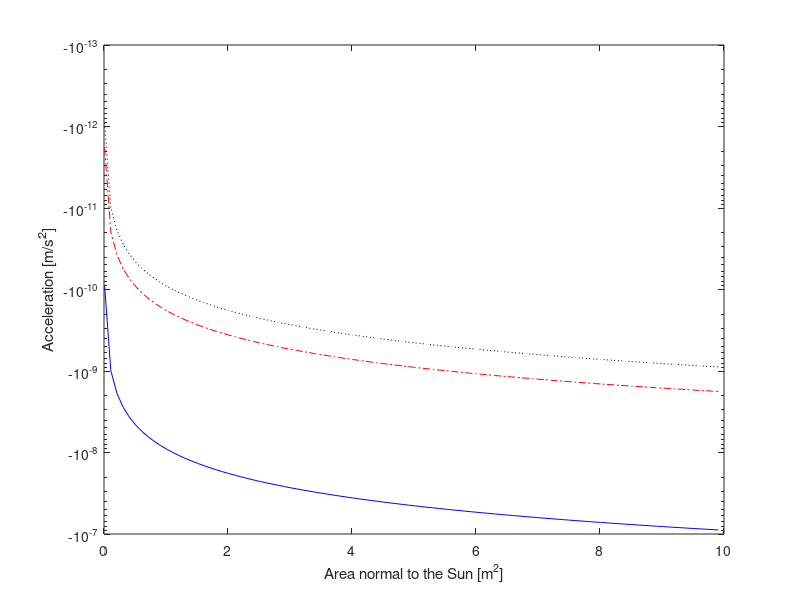

The MATLAB script that drew this image: (Note: this script raises an error after producing the figure.)
clear all;
clc;
close all;


%%


%J2
J2 = 0.00108263;

%Solar radiation pressure

Areaarray = 0.01:0.1:10;
Area1 = 0.01;
Area2 = 2;
Area3 = 10;
Massarray = 5:1:500;
Mass1 = 5;
Mass2 = 250;
Mass3 = 500;


accelVarArea1 = -4.5e-8*Areaarray./Mass1;
accelVarArea2 = -4.5e-8*Areaarray./Mass2;
accelVarArea3 = -4.5e-8*Areaarray./Mass3;

accelVarMass1 = -4.5e-8*Area1./Massarray;
accelVarMass2 = -4.5e-8*Area2./Massarray;
accelVarMass3 = -4.5e-8*Area3./Massarray;

ratio = 1e-10:1e-6:5;
accelVarRatio = -4.5e-8.*ratio;

figure1 = figure('Color',[1 1 1]); %varArea


% Create axes
axes('Parent',figure1);
box('on');
%hold on;

semilogy(Areaarray,accelVarArea1,'b-',Areaarray,accelVarArea2,'r-.',Areaarray,accelVarArea3,'k:');
xlabel({'Area normal to the Sun [m^2]'});
ylabel({'Acceleration [m/s^2]'});
h = legend('5 kg','250 kg', '500 kg',3);
set(h,'Interpreter','none','Location','SouthEast')
hold off;

print -dpng 'C:\Users\Alex\Desktop\Laser Swarm\laser-swarm\midTermReport\chapters\img\solPressureVarArea.png'

figure2 = figure('Color',[1 1 1]); %varMass
% Create axes
axes('Parent',figure2);
box('on');
%hold on;

semilogy(Massarray,accelVarMass1,'b-',Massarray,accelVarMass2,'r-.',Massarray,accelVarMass3,'k:');
xlabel({'Mass [kg]'});
ylabel({'Acceleration [m/s^2]'});
h = legend('0.01 m^2','2 m^2', '10 m^2',3);
set(h,'Interpreter','none','Location','SouthEast')
hold off;

print -dpng 'C:\Users\Alex\Desktop\Laser Swarm\laser-swarm\midTermReport\chapters\img\solPressureVarMass.png'

figure21 = figure('Color',[1 1 1]); %varMass
% Create axes
axes('Parent',figure21);
box('on');
%hold on;

loglog(ratio,accelVarRatio);
xlabel({'Area/Mass ratio [-]'});
ylabel({'Acceleration [m/s^2]'});
hold off;

print -dpng 'C:\Users\Alex\Desktop\Laser Swarm\laser-swarm\midTermReport\chapters\img\solPressureVarRatio.png'

%%

%%
alt = [200:50:1000];
densityMin = [1.78e-10 3.35e-11 8.19e-12 2.34e-12 7.32e-13 2.47e-13 8.98e-14 3.63e-14 1.68e-14 9.14e-15 5.74e-15 3.99e-15 2.96e-15 2.28e-15 1.8e-15 1.44e-15 1.17e-15];
densityMean = [2.53000000000000e-10 6.24000000000000e-11 1.95000000000000e-11 6.98000000000000e-12 2.72000000000000e-12 1.13000000000000e-12 4.89000000000000e-13 2.21000000000000e-13 1.04000000000000e-13 5.15000000000000e-14 2.72000000000000e-14 1.55000000000000e-14 9.63000000000000e-15 6.47000000000000e-15 4.66000000000000e-15 3.54000000000000e-15 2.79000000000000e-15];
densityMax = [3.52e-10 1.06e-10 3.96e-11 1.66e-11 7.55e-12 3.61e-12 1.8e-12 9.25e-13 4.89e-13 2.64e-13 1.47e-13 8.37e-14 4.39e-14 3.0e-14 1.91e-14 1.27e-14 8.84e-15];

figure3 = figure('Color',[1 1 1]); %varMass

% Create axes

axes('Parent',figure3);
box('on');

%hold on;

semilogy(alt,densityMin,'r-.',alt,densityMax,'k:',alt,densityMean,'b-');
xlabel({'Altitude [km]'});
ylabel({'Air Density [kg/m^3]'});
hf = legend('Solar Minimum','Solar Maximum', 'Time Average',3);
set(hf,'Interpreter','none','Location','NorthEast')
hold off;

print -dpng 'C:\Users\Alex\Desktop\Laser Swarm\laser-swarm\midTermReport\chapters\img\densityAltitude.png'

%% Receiver

% Drag Calculations

Cd = 4;
Area = 0.01+0.2; %[m^2]
Mass = 10; %[kg]
CDAM = Cd*Area/Mass;

h = 300;

[revArray3,altitudeArray3]=orbitDecay(h,CDAM,1);
[revArray31,altitudeArray31]=orbitDecay(h,CDAM,2);
[revArray32,altitudeArray32]=orbitDecay(h,CDAM,3);

h = 400;

[revArray4,altitudeArray4]=orbitDecay(h,CDAM,1);
[revArray41,altitudeArray41]=orbitDecay(h,CDAM,2);
[revArray42,altitudeArray42]=orbitDecay(h,CDAM,3);

h = 500;

[revArray5,altitudeArray5]=orbitDecay(h,CDAM,1);
[revArray51,altitudeArray51]=orbitDecay(h,CDAM,2);
[revArray52,altitudeArray52]=orbitDecay(h,CDAM,3);

[altVmin,deltaVmin]= deltaV(CDAM,1);
[altVmean,deltaVmean]= deltaV(CDAM,2);
[altVmax,deltaVmax]= deltaV(CDAM,3);

deltaVtabMinRec = deltaVtab(CDAM,1);
deltaVtabMeanRec = deltaVtab(CDAM,2);
deltaVtabMaxRec = deltaVtab(CDAM,3);

figure4 = figure('Color',[1 1 1]); %varMass

% Create axes

axes('Parent',figure4);
box('on');

hold on;
grid on;
plot(revArray3,altitudeArray3,'b-');
plot(revArray4,altitudeArray4,'b-');
plot(revArray5,altitudeArray5,'b-');
plot(revArray31,altitudeArray31,'r-.');
plot(revArray41,altitudeArray41,'r-.');
plot(revArray51,altitudeArray51,'r-.');
plot(revArray32,altitudeArray32,'--k');
plot(revArray42,altitudeArray42,'--k');
plot(revArray52,altitudeArray52,'--k');
hold off;
axis([0 1825 200 575]);
ylabel({'Altitude [km]'});
xlabel({'Days After Launch'});
% hf = legend('Solar Minimum','Solar Maximum', 'Time Average',3);
% set(hf,'Interpreter','none','Location','NorthEast')


print -dpng 'C:\Users\Alex\Desktop\Laser Swarm\laser-swarm\midTermReport\chapters\img\orbitDecayRecieverMin.png'

figure41 = figure('Color',[1 1 1]); %varMass

% Create axes

axes('Parent',figure41);
box('on');

hold on;
grid on;
plot(altVmin,deltaVmin,'b-');
plot(altVmean,deltaVmean,'r-.');
plot(altVmax,deltaVmax,'--k');
hold off;
ylabel({'\DeltaV [m/s]'});
xlabel({'Altitude [km]'});
 hf = legend('Solar Minimum','Time Average', 'Solar Maximum',3);
 set(hf,'Interpreter','none','Location','NorthEast')


print -dpng 'C:\Users\Alex\Desktop\Laser Swarm\laser-swarm\midTermReport\chapters\img\deltaVReceiver.png'

%% Emitter
Cd = 4;
Area = 0.58+2; %[m^2]
Mass = 32; %[kg]
%CDAM = Cd*Area/Mass;
CDAM = 0.02;
h = 300;

[revArray3,altitudeArray3]=orbitDecay(h,CDAM,1);
[revArray31,altitudeArray31]=orbitDecay(h,CDAM,2);
[revArray32,altitudeArray32]=orbitDecay(h,CDAM,3);

h = 400;

[revArray4,altitudeArray4]=orbitDecay(h,CDAM,1);
[revArray41,altitudeArray41]=orbitDecay(h,CDAM,2);
[revArray42,altitudeArray42]=orbitDecay(h,CDAM,3);

h = 500;

[revArray5,altitudeArray5]=orbitDecay(h,CDAM,1);
[revArray51,altitudeArray51]=orbitDecay(h,CDAM,2);
[revArray52,altitudeArray52]=orbitDecay(h,CDAM,3);

[altVmin,deltaVmin]= deltaV(CDAM,1);
[altVmean,deltaVmean]= deltaV(CDAM,2);
[altVmax,deltaVmax]= deltaV(CDAM,3);

deltaVtabMinEmit = deltaVtab(CDAM,1);
deltaVtabMeanEmit = deltaVtab(CDAM,2);
deltaVtabMaxEmit = deltaVtab(CDAM,3);

figure4 = figure('Color',[1 1 1]); %varMass

% Create axes

axes('Parent',figure4);
box('on');

hold on;
grid on;
plot(revArray3,altitudeArray3,'b-');
plot(revArray4,altitudeArray4,'b-');
plot(revArray5,altitudeArray5,'b-');
plot(revArray31,altitudeArray31,'r-.');
plot(revArray41,altitudeArray41,'r-.');
plot(revArray51,altitudeArray51,'r-.');
plot(revArray32,altitudeArray32,'--k');
plot(revArray42,altitudeArray42,'--k');
plot(revArray52,altitudeArray52,'--k');
hold off;
axis([0 1825 200 575]);
ylabel({'Altitude [km]'});
xlabel({'Days After Launch'});
% hf = legend('Solar Minimum','Solar Maximum', 'Time Average',3);
% set(hf,'Interpreter','none','Location','NorthEast')


print -dpng 'C:\Users\Alex\Desktop\Laser Swarm\laser-swarm\midTermReport\chapters\img\orbitDecayEmitter.png'

figure51 = figure('Color',[1 1 1]); %varMass

% Create axes

axes('Parent',figure51);
box('on');

hold on;
grid on;
plot(altVmin,deltaVmin,'b-');
plot(altVmean,deltaVmean,'r-.');
plot(altVmax,deltaVmax,'--k');
hold off;
ylabel({'\DeltaV [m/s]'});
xlabel({'Altitude [km]'});
 hf = legend('Solar Minimum','Time Average', 'Solar Maximum',3);
 set(hf,'Interpreter','none','Location','NorthEast')


print -dpng 'C:\Users\Alex\Desktop\Laser Swarm\laser-swarm\midTermReport\chapters\img\deltaVEmitter.png'

%% deltaV table
handle = fopen('C:\Users\Alex\Desktop\Laser Swarm\laser-swarm\midTermReport\chapters\deltaVtable.tex', 'w');
fprintf(handle, '\\begin{table}\n\\centering\n');
fprintf(handle, '\\begin{tabular}{ c | c | c | c | c | c | c | c | c | c }\n');
fprintf(handle, '& \\multicolumn{3}{|c|}{SOLAR MIN}&\\multicolumn{3}{|c|}{TIME AVERAGE}&\\multicolumn{3}{|c}{SOLAR MAX} \\\\ \\cline{2-10}\n');
fprintf(handle, 'Altitude & 300 & 400 & 500 & 300 & 400 & 500 & 300 & 400 & 500 \\\\ \\hline \\hline\n');
fprintf(handle, 'EMITTER & %.2f & %.2f & %.2f & %.2f & %.2f & %.2f & %.2f & %.2f & %.2f \\\\\n', deltaVtabMinEmit(1), deltaVtabMinEmit(2), deltaVtabMinEmit(3),deltaVtabMeanEmit(1), deltaVtabMeanEmit(2), deltaVtabMeanEmit(3), deltaVtabMaxEmit(1), deltaVtabMaxEmit(2), deltaVtabMaxEmit(3));
fprintf(handle, 'RECEIVER& %.2f & %.2f & %.2f & %.2f & %.2f & %.2f & %.2f & %.2f & %.2f \\\\\n', deltaVtabMinRec(1), deltaVtabMinRec(2), deltaVtabMinRec(3),deltaVtabMeanRec(1), deltaVtabMeanRec(2), deltaVtabMeanRec(3), deltaVtabMaxRec(1), deltaVtabMaxRec(2), deltaVtabMaxRec(3));

fprintf(handle, '\\end{tabular}\n\\caption{Required $\\Delta$V for various orbit altitudes. In $m/s$.}\n\\label{table:deltaVTable}\n\\end{table}\n');
fclose(handle);

%% Earth radii
Re = 6378;
altid300 = (Re+300)/Re;
altid400 = (Re+400)/Re;
altid500 = (Re+500)/Re;
